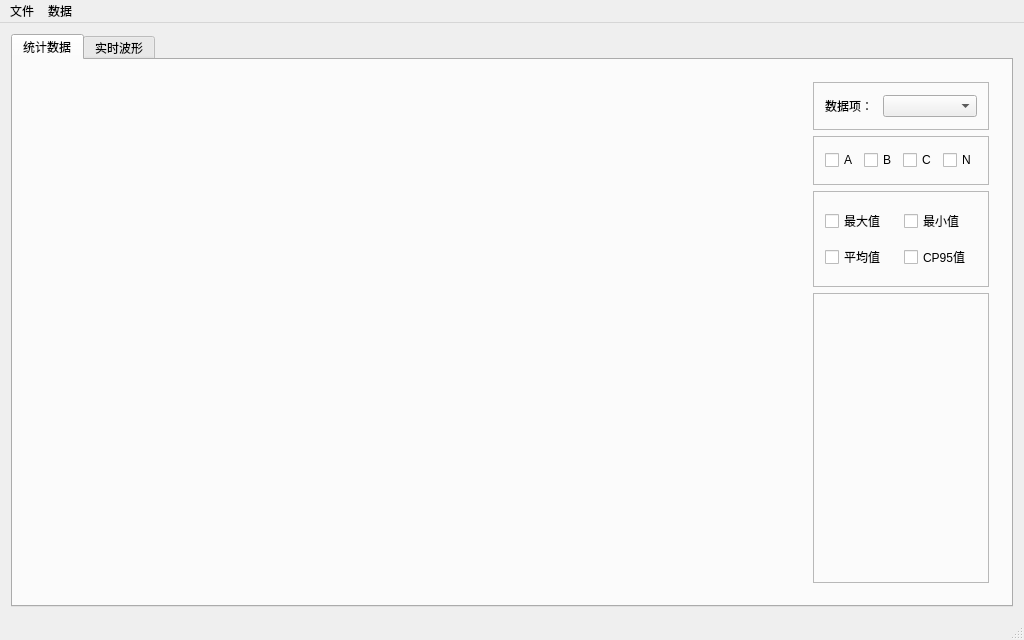
<?xml version="1.0" encoding="UTF-8"?>
<ui version="4.0">
 <class>MainWindow</class>
 <widget class="QMainWindow" name="MainWindow">
  <property name="windowModality">
   <enum>Qt::NonModal</enum>
  </property>
  <property name="geometry">
   <rect>
    <x>0</x>
    <y>0</y>
    <width>1024</width>
    <height>640</height>
   </rect>
  </property>
  <property name="sizePolicy">
   <sizepolicy hsizetype="Preferred" vsizetype="Preferred">
    <horstretch>0</horstretch>
    <verstretch>0</verstretch>
   </sizepolicy>
  </property>
  <property name="minimumSize">
   <size>
    <width>1024</width>
    <height>640</height>
   </size>
  </property>
  <property name="windowTitle">
   <string>维护工具</string>
  </property>
  <widget class="QWidget" name="centralWidget">
   <layout class="QVBoxLayout" name="verticalLayout_2">
    <item>
     <widget class="QTabWidget" name="tabWidget">
      <property name="currentIndex">
       <number>0</number>
      </property>
      <widget class="QWidget" name="tab_stat">
       <attribute name="title">
        <string>统计数据</string>
       </attribute>
       <layout class="QHBoxLayout" name="horizontalLayout" stretch="8,2">
        <item>
         <widget class="QCustomPlot" name="plot_stat" native="true">
          <zorder>data_stat</zorder>
         </widget>
        </item>
        <item>
         <widget class="QFrame" name="data_stat">
          <property name="frameShape">
           <enum>QFrame::NoFrame</enum>
          </property>
          <property name="frameShadow">
           <enum>QFrame::Plain</enum>
          </property>
          <layout class="QVBoxLayout" name="verticalLayout_3" stretch="1,1,2,6">
           <item>
            <widget class="QFrame" name="frame">
             <property name="frameShape">
              <enum>QFrame::StyledPanel</enum>
             </property>
             <property name="frameShadow">
              <enum>QFrame::Raised</enum>
             </property>
             <layout class="QHBoxLayout" name="horizontalLayout_2" stretch="2,8">
              <item>
               <widget class="QLabel" name="lab_dat">
                <property name="layoutDirection">
                 <enum>Qt::LeftToRight</enum>
                </property>
                <property name="text">
                 <string>数据项： </string>
                </property>
                <property name="alignment">
                 <set>Qt::AlignLeading|Qt::AlignLeft|Qt::AlignVCenter</set>
                </property>
               </widget>
              </item>
              <item>
               <widget class="QComboBox" name="comboBox"/>
              </item>
             </layout>
            </widget>
           </item>
           <item>
            <widget class="QFrame" name="frame_2">
             <property name="frameShape">
              <enum>QFrame::StyledPanel</enum>
             </property>
             <property name="frameShadow">
              <enum>QFrame::Raised</enum>
             </property>
             <layout class="QHBoxLayout" name="horizontalLayout_3">
              <item>
               <widget class="QCheckBox" name="check_a">
                <property name="text">
                 <string>A</string>
                </property>
                <property name="tristate">
                 <bool>false</bool>
                </property>
               </widget>
              </item>
              <item>
               <widget class="QCheckBox" name="check_b">
                <property name="text">
                 <string>B</string>
                </property>
               </widget>
              </item>
              <item>
               <widget class="QCheckBox" name="check_c">
                <property name="text">
                 <string>C</string>
                </property>
               </widget>
              </item>
              <item>
               <widget class="QCheckBox" name="check_n">
                <property name="text">
                 <string>N</string>
                </property>
               </widget>
              </item>
             </layout>
            </widget>
           </item>
           <item>
            <widget class="QFrame" name="frame_3">
             <property name="frameShape">
              <enum>QFrame::StyledPanel</enum>
             </property>
             <property name="frameShadow">
              <enum>QFrame::Raised</enum>
             </property>
             <layout class="QGridLayout" name="gridLayout">
              <item row="0" column="0">
               <widget class="QCheckBox" name="check_max">
                <property name="text">
                 <string>最大值</string>
                </property>
               </widget>
              </item>
              <item row="0" column="1">
               <widget class="QCheckBox" name="check_min">
                <property name="text">
                 <string>最小值</string>
                </property>
               </widget>
              </item>
              <item row="1" column="0">
               <widget class="QCheckBox" name="check_avg">
                <property name="text">
                 <string>平均值</string>
                </property>
               </widget>
              </item>
              <item row="1" column="1">
               <widget class="QCheckBox" name="check_cp95">
                <property name="text">
                 <string>CP95值</string>
                </property>
               </widget>
              </item>
             </layout>
            </widget>
           </item>
           <item>
            <widget class="QFrame" name="frame_4">
             <property name="frameShape">
              <enum>QFrame::StyledPanel</enum>
             </property>
             <property name="frameShadow">
              <enum>QFrame::Raised</enum>
             </property>
            </widget>
           </item>
          </layout>
         </widget>
        </item>
       </layout>
      </widget>
      <widget class="QWidget" name="tab_wave">
       <attribute name="title">
        <string>实时波形</string>
       </attribute>
       <layout class="QVBoxLayout" name="verticalLayout">
        <item>
         <widget class="QCustomPlot" name="plot_wave" native="true"/>
        </item>
        <item>
         <widget class="QCustomPlot" name="plot_bar" native="true"/>
        </item>
       </layout>
      </widget>
     </widget>
    </item>
   </layout>
  </widget>
  <widget class="QMenuBar" name="menuBar">
   <property name="geometry">
    <rect>
     <x>0</x>
     <y>0</y>
     <width>1024</width>
     <height>23</height>
    </rect>
   </property>
   <property name="font">
    <font>
     <pointsize>9</pointsize>
     <weight>50</weight>
     <bold>false</bold>
    </font>
   </property>
   <widget class="QMenu" name="menu">
    <property name="font">
     <font>
      <pointsize>9</pointsize>
      <weight>50</weight>
      <bold>false</bold>
     </font>
    </property>
    <property name="title">
     <string>文件</string>
    </property>
    <addaction name="action_fileopen"/>
   </widget>
   <widget class="QMenu" name="menu_2">
    <property name="title">
     <string>数据</string>
    </property>
    <addaction name="action_max"/>
    <addaction name="action_min"/>
    <addaction name="action_avg"/>
    <addaction name="action_cp95"/>
   </widget>
   <addaction name="menu"/>
   <addaction name="menu_2"/>
  </widget>
  <widget class="QStatusBar" name="statusBar"/>
  <action name="action_fileopen">
   <property name="checkable">
    <bool>false</bool>
   </property>
   <property name="text">
    <string>打开文件</string>
   </property>
  </action>
  <action name="action_max">
   <property name="checkable">
    <bool>true</bool>
   </property>
   <property name="checked">
    <bool>true</bool>
   </property>
   <property name="text">
    <string>最大值</string>
   </property>
   <property name="font">
    <font>
     <family>微软雅黑</family>
     <pointsize>9</pointsize>
    </font>
   </property>
  </action>
  <action name="action_min">
   <property name="checkable">
    <bool>true</bool>
   </property>
   <property name="text">
    <string>最小值</string>
   </property>
   <property name="font">
    <font>
     <family>微软雅黑</family>
     <pointsize>9</pointsize>
    </font>
   </property>
  </action>
  <action name="action_avg">
   <property name="checkable">
    <bool>true</bool>
   </property>
   <property name="text">
    <string>平均值</string>
   </property>
   <property name="font">
    <font>
     <family>微软雅黑</family>
     <pointsize>9</pointsize>
    </font>
   </property>
  </action>
  <action name="action_cp95">
   <property name="checkable">
    <bool>true</bool>
   </property>
   <property name="text">
    <string>cp95值</string>
   </property>
   <property name="font">
    <font>
     <family>微软雅黑</family>
     <pointsize>9</pointsize>
    </font>
   </property>
  </action>
 </widget>
 <layoutdefault spacing="6" margin="11"/>
 <customwidgets>
  <customwidget>
   <class>QCustomPlot</class>
   <extends>QWidget</extends>
   <header location="global">qcustomplot.h</header>
   <container>1</container>
  </customwidget>
 </customwidgets>
 <resources/>
 <connections/>
</ui>
